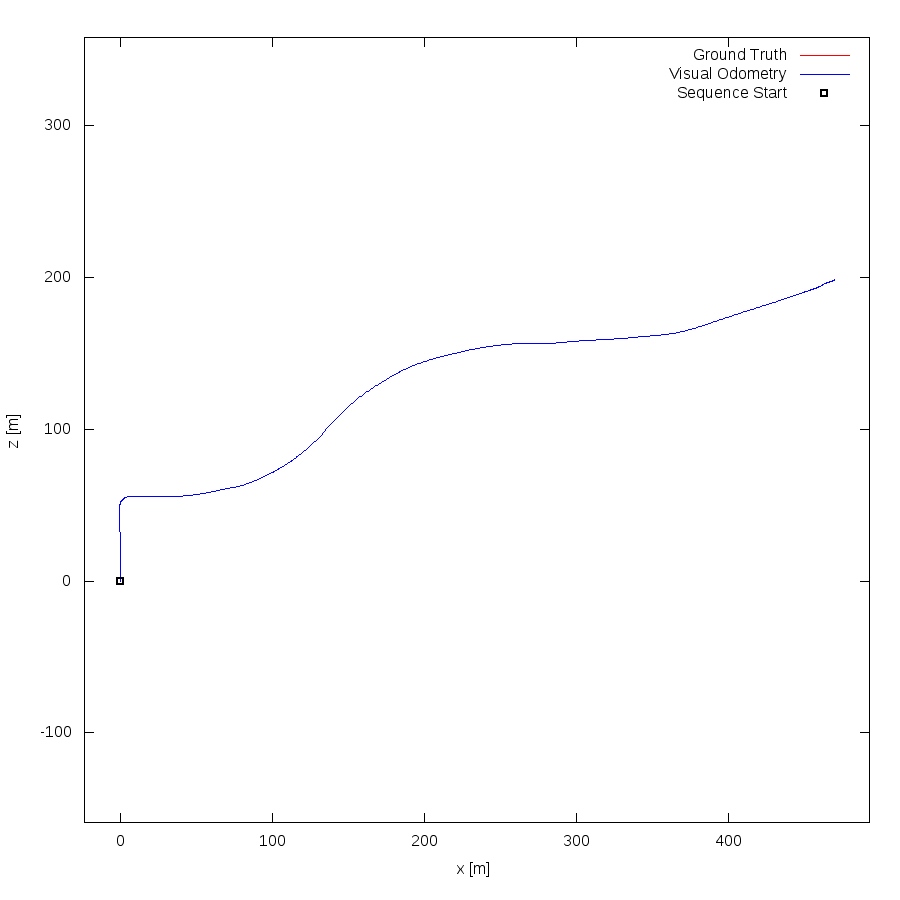

Source code (gnuplot):
set term postscript eps enhanced color
set output "03.eps"
set size ratio -1
set xrange [-24:493]
set yrange [-159:358]
set xlabel "x [m]"
set ylabel "z [m]"
plot "03.txt" using 1:2 lc rgb "#FF0000" title 'Ground Truth' w lines,"03.txt" using 3:4 lc rgb "#0000FF" title 'Visual Odometry' w lines,"< head -1 03.txt" using 1:2 lc rgb "#000000" pt 4 ps 1 lw 2 title 'Sequence Start' w points
